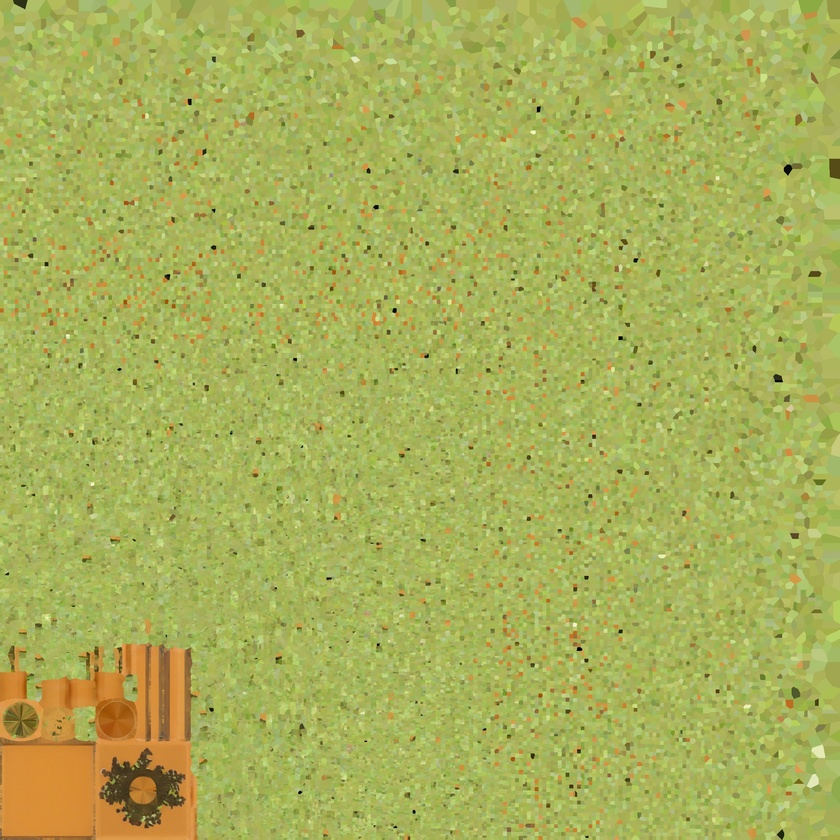
#> input picture search-pageRoute/Addmodels.realityassets/extracted_image_0.jpg, 840 x 840 px, shrunk from 2048 x 2048 before the run, given in place of media__1772692005697.png, which was not available
$ python process_images.py search-pageRoute/Addmodels.realityassets
#> lines starting #> are read from the running program, lines starting #| are printed output that depends on the picture; after the words box and inside, x2 and y2 are one past the last pixel; in counts of white or black regions, pixels touching at a corner belong together; pictures that were not available may be replaced by others from this repository, and a replacement may not be noted
from PIL import Image, ImageDraw, ImageFilter
import os
import sys

def round_corners_and_add_shadow(input_path, output_path, radius, shadow_offset, shadow_blur, shadow_opacity=0.6, padding=150):
#> called with radius = 80, shadow_offset = (0, 40), shadow_blur = 60, shadow_opacity = 0.35, padding = 200
    try:
        # Load image
        img = Image.open(input_path).convert("RGBA")

        # Create corner mask
        mask = Image.new('L', img.size, 0)
#> mask: PIL image 840x840 L; every value is 0
        draw = ImageDraw.Draw(mask)
        draw.rounded_rectangle((0, 0) + img.size, radius, fill=255)

        # Apply corner mask to image
        rounded_img = img.copy()
        rounded_img.putalpha(mask)
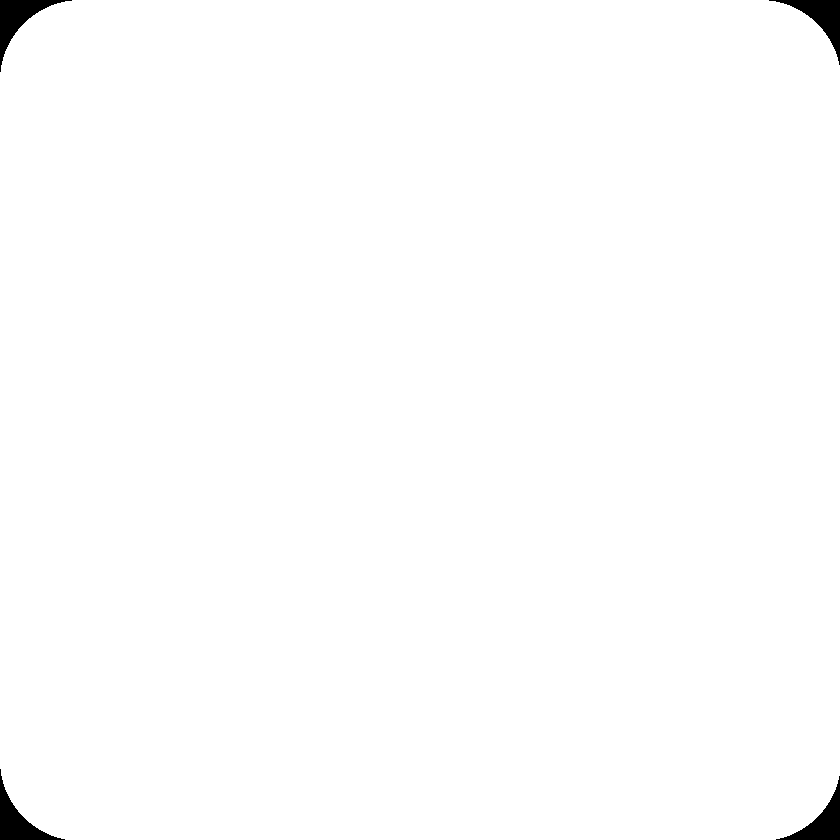
#> mask: PIL image 840x840 L; 99.2% white; 4 black regions, box (x1, y1, x2, y2) and area: (0, 0, 72, 72) 1400, (769, 0, 840, 65) 1328, (0, 769, 65, 840) 1328, (776, 776, 840, 840) 1257

        # Determine canvas size
        canvas_width = img.width + padding * 2
#> canvas_width = 1240
        canvas_height = img.height + padding * 2
#> canvas_height = 1240

        # Create shadow layer
        shadow = Image.new('RGBA', (canvas_width, canvas_height), (0, 0, 0, 0))
#> shadow: PIL image 1240x1240 RGBA; every value is 0
        shadow_draw = ImageDraw.Draw(shadow)

        # The shadow rectangle is the same size as the image, but shifted
        shadow_box = (
            padding + shadow_offset[0],
            padding + shadow_offset[1],
            padding + img.width + shadow_offset[0],
            padding + img.height + shadow_offset[1]
        )
#> shadow_box = (200, 240, 1040, 1080)

        # Fill the shadow rectangle with the desired opacity (black)
        shadow_color = int(255 * shadow_opacity)
        shadow_draw.rounded_rectangle(shadow_box, radius, fill=(0, 0, 0, shadow_color))

        # Blur the shadow drastically to make it look soft and premium
        shadow = shadow.filter(ImageFilter.GaussianBlur(shadow_blur))
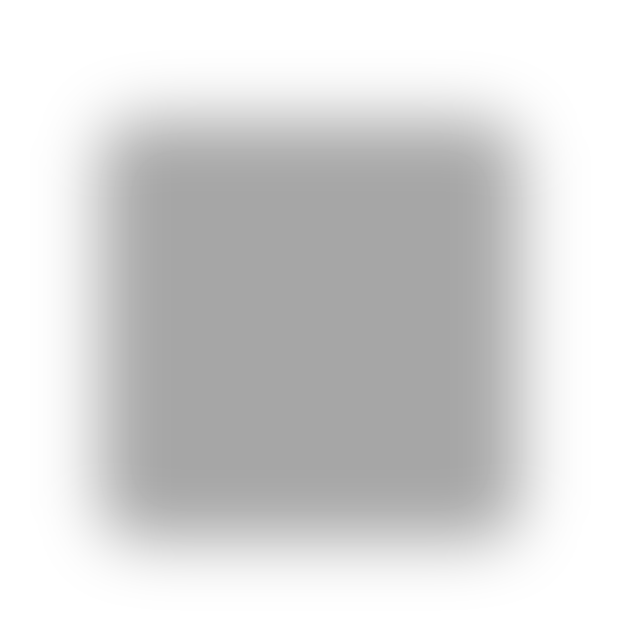
#> shadow: PIL image 1240x1240 RGBA (shown at 1/2 size); mean R, G, B, A 0, 0, 0, 40.6; transparent parts drawn white

        # Create final composite canvas
        final = Image.new('RGBA', (canvas_width, canvas_height), (0, 0, 0, 0))

        # Paste shadow
        final.alpha_composite(shadow)

        # Paste rounded image in the center
        final.paste(rounded_img, (padding, padding), rounded_img)
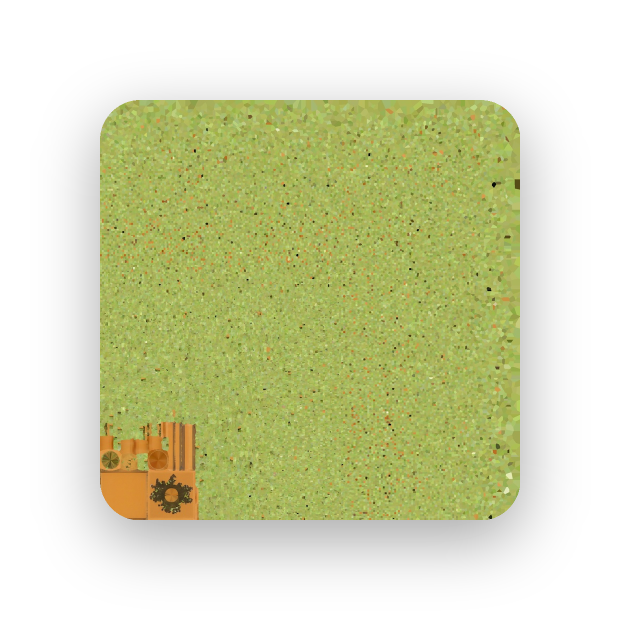
#> final: PIL image 1240x1240 RGBA (shown at 1/2 size); mean R, G, B, A 76.7, 80.7, 40.7, 121.1; transparent parts drawn white

        # Save output
        final.save(output_path)
        print(f"Processed: {os.path.basename(output_path)}")

    except Exception as e:
        print(f"Error processing {input_path}: {e}")

if __name__ == "__main__":
    assets_dir = sys.argv[1]

    # Process Screen1 (Home Garden)
    s1 = os.path.join(assets_dir, "Screen1.imageset", "Screen1.png")
    round_corners_and_add_shadow(os.path.expanduser("~/.gemini/antigravity/brain/17e8a3e6-10dd-4451-994c-ec06db14fae2/media__1772692005697.png"), s1, radius=80, shadow_offset=(0, 40), shadow_blur=60, shadow_opacity=0.35, padding=200)

    # Process Screen2 (Visualize / AR Image)
    s2 = os.path.join(assets_dir, "Screen2.imageset", "Screen2.png")
    round_corners_and_add_shadow(os.path.expanduser("~/.gemini/antigravity/brain/17e8a3e6-10dd-4451-994c-ec06db14fae2/visualize_raw.png"), s2, radius=80, shadow_offset=(0, 40), shadow_blur=60, shadow_opacity=0.35, padding=200)

    # Process Screen3 (Community Image)
    s3 = os.path.join(assets_dir, "Screen3.imageset", "Screen3.png")
    round_corners_and_add_shadow(os.path.expanduser("~/.gemini/antigravity/brain/17e8a3e6-10dd-4451-994c-ec06db14fae2/media__1772692029854.png"), s3, radius=80, shadow_offset=(0, 40), shadow_blur=60, shadow_opacity=0.35, padding=200)
